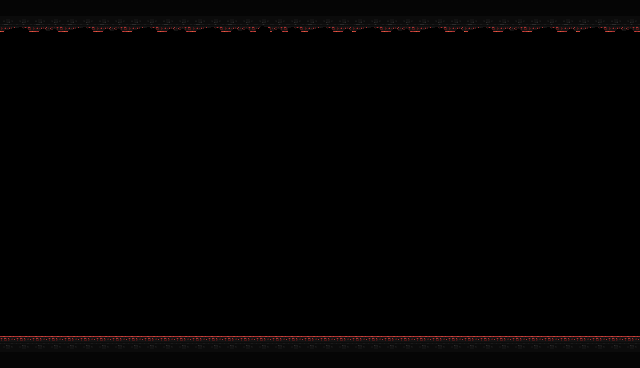

This game map was drawn from its Tiled (.tmx) file and the tilesets committed beside it. A one-line description and the full map source follow:
An orthogonal 40x23 tile map with 16x16 px tiles, 1 tile layer (foreground).

<map version="1.10" tiledversion="1.12.1" orientation="orthogonal" renderorder="right-down" width="40" height="23" tilewidth="16" tileheight="16" infinite="0" nextlayerid="7" nextobjectid="1">
 <editorsettings>
  <export target="main3.lua" format="lua" />
 </editorsettings>
 <tileset firstgid="1" source="blood temple.tsx" />
 <layer id="2" name="foreground" width="40" height="23">
  <data encoding="csv">
171,171,171,171,171,171,171,171,171,171,171,171,171,171,171,171,171,171,171,171,171,171,171,171,171,171,171,171,171,171,171,171,171,171,171,171,171,171,171,171,
205,206,207,208,205,206,207,208,205,206,207,208,205,206,207,208,224,208,206,205,206,207,205,206,207,208,205,206,207,205,206,207,208,205,206,207,205,206,207,208,
0,0,0,0,0,0,0,0,0,0,0,0,0,0,0,0,0,0,0,0,0,0,0,0,0,0,0,0,0,0,0,0,0,0,0,0,0,0,0,0,
0,0,0,0,0,0,0,0,0,0,0,0,0,0,0,0,0,0,0,0,0,0,0,0,0,0,0,0,0,0,0,0,0,0,0,0,0,0,0,0,
0,0,0,0,0,0,0,0,0,0,0,0,0,0,0,0,0,0,0,0,0,0,0,0,0,0,0,0,0,0,0,0,0,0,0,0,0,0,0,0,
0,0,0,0,0,0,0,0,0,0,0,0,0,0,0,0,0,0,0,0,0,0,0,0,0,0,0,0,0,0,0,0,0,0,0,0,0,0,0,0,
0,0,0,0,0,0,0,0,0,0,0,0,0,0,0,0,0,0,0,0,0,0,0,0,0,0,0,0,0,0,0,0,0,0,0,0,0,0,0,0,
0,0,0,0,0,0,0,0,0,0,0,0,0,0,0,0,0,0,0,0,0,0,0,0,0,0,0,0,0,0,0,0,0,0,0,0,0,0,0,0,
0,0,0,0,0,0,0,0,0,0,0,0,0,0,0,0,0,0,0,0,0,0,0,0,0,0,0,0,0,0,0,0,0,0,0,0,0,0,0,0,
0,0,0,0,0,0,0,0,0,0,0,0,0,0,0,0,0,0,0,0,0,0,0,0,0,0,0,0,0,0,0,0,0,0,0,0,0,0,0,0,
0,0,0,0,0,0,0,0,0,0,0,0,0,0,0,0,0,0,0,0,0,0,0,0,0,0,0,0,0,0,0,0,0,0,0,0,0,0,0,0,
0,0,0,0,0,0,0,0,0,0,0,0,0,0,0,0,0,0,0,0,0,0,0,0,0,0,0,0,0,0,0,0,0,0,0,0,0,0,0,0,
0,0,0,0,0,0,0,0,0,0,0,0,0,0,0,0,0,0,0,0,0,0,0,0,0,0,0,0,0,0,0,0,0,0,0,0,0,0,0,0,
0,0,0,0,0,0,0,0,0,0,0,0,0,0,0,0,0,0,0,0,0,0,0,0,0,0,0,0,0,0,0,0,0,0,0,0,0,0,0,0,
0,0,0,0,0,0,0,0,0,0,0,0,0,0,0,0,0,0,0,0,0,0,0,0,0,0,0,0,0,0,0,0,0,0,0,0,0,0,0,0,
0,0,0,0,0,0,0,0,0,0,0,0,0,0,0,0,0,0,0,0,0,0,0,0,0,0,0,0,0,0,0,0,0,0,0,0,0,0,0,0,
0,0,0,0,0,0,0,0,0,0,0,0,0,0,0,0,0,0,0,0,0,0,0,0,0,0,0,0,0,0,0,0,0,0,0,0,0,0,0,0,
0,0,0,0,0,0,0,0,0,0,0,0,0,0,0,0,0,0,0,0,0,0,0,0,0,0,0,0,0,0,0,0,0,0,0,0,0,0,0,0,
0,0,0,0,0,0,0,0,0,0,0,0,0,0,0,0,0,0,0,0,0,0,0,0,0,0,0,0,0,0,0,0,0,0,0,0,0,0,0,0,
0,0,0,0,0,0,0,0,0,0,0,0,0,0,0,0,0,0,0,0,0,0,0,0,0,0,0,0,0,0,0,0,0,0,0,0,0,0,0,0,
0,0,0,0,0,0,0,0,0,0,0,0,0,0,0,0,0,0,0,0,0,0,0,0,0,0,0,0,0,0,0,0,0,0,0,0,0,0,0,0,
35,35,35,35,35,35,35,35,35,35,35,35,35,35,35,35,35,35,35,35,35,35,35,35,35,35,35,35,35,35,35,35,35,35,35,35,35,35,35,35,
171,171,171,171,171,171,171,171,171,171,171,171,171,171,171,171,171,171,171,171,171,171,171,171,171,171,171,171,171,171,171,171,171,171,171,171,171,171,171,171
</data>
 </layer>
 <objectgroup id="6" name="collisions" />
</map>
